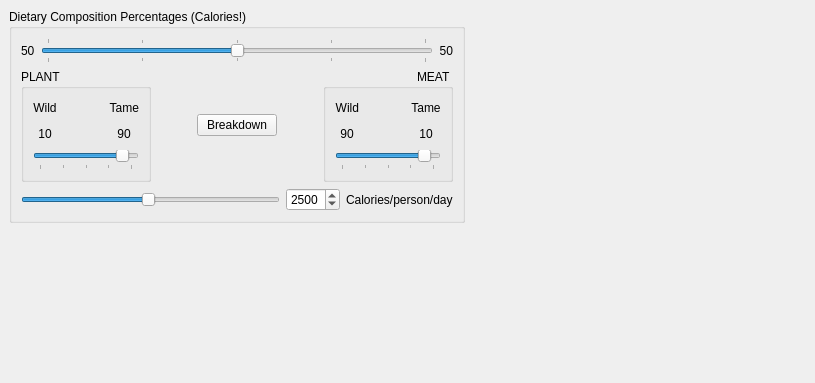
     <widget class="QWidget" name="tab_3" >
      <attribute name="title" >
       <string>Diet</string>
      </attribute>
      <layout class="QGridLayout" >
       <property name="margin" >
        <number>9</number>
       </property>
       <property name="spacing" >
        <number>6</number>
       </property>
       <item row="0" column="1" >
        <spacer>
         <property name="orientation" >
          <enum>Qt::Horizontal</enum>
         </property>
         <property name="sizeHint" >
          <size>
           <width>341</width>
           <height>20</height>
          </size>
         </property>
        </spacer>
       </item>
       <item row="1" column="0" >
        <spacer>
         <property name="orientation" >
          <enum>Qt::Vertical</enum>
         </property>
         <property name="sizeHint" >
          <size>
           <width>20</width>
           <height>151</height>
          </size>
         </property>
        </spacer>
       </item>
       <item row="0" column="0" >
        <widget class="QGroupBox" name="diet_comp_box" >
         <property name="title" >
          <string>Dietary Composition Percentages (Calories!)</string>
         </property>
         <layout class="QVBoxLayout" >
          <property name="margin" >
           <number>9</number>
          </property>
          <property name="spacing" >
           <number>6</number>
          </property>
          <item>
           <layout class="QHBoxLayout" >
            <property name="margin" >
             <number>0</number>
            </property>
            <property name="spacing" >
             <number>6</number>
            </property>
            <item>
             <widget class="QLabel" name="plantpercent" >
              <property name="text" >
               <string>50</string>
              </property>
             </widget>
            </item>
            <item>
             <widget class="QSlider" name="dietslider" >
              <property name="toolTip" >
               <string>&lt;html>&lt;head>&lt;meta name="qrichtext" content="1" />&lt;style type="text/css">
p, li { white-space: pre-wrap; }
&lt;/style>&lt;/head>&lt;body style=" font-family:'Sans Serif'; font-size:9pt; font-weight:400; font-style:normal; text-decoration:none;">
&lt;p style=" margin-top:0px; margin-bottom:0px; margin-left:0px; margin-right:0px; -qt-block-indent:0; text-indent:0px;">Adjust this slider to set the ratio of Plant:Meat plants in the diet (calories)&lt;/p>&lt;/body>&lt;/html></string>
              </property>
              <property name="maximum" >
               <number>100</number>
              </property>
              <property name="singleStep" >
               <number>1</number>
              </property>
              <property name="pageStep" >
               <number>1</number>
              </property>
              <property name="value" >
               <number>50</number>
              </property>
              <property name="sliderPosition" >
               <number>50</number>
              </property>
              <property name="orientation" >
               <enum>Qt::Horizontal</enum>
              </property>
              <property name="tickPosition" >
               <enum>QSlider::TicksBothSides</enum>
              </property>
              <property name="tickInterval" >
               <number>25</number>
              </property>
             </widget>
            </item>
            <item>
             <widget class="QLabel" name="meatpercent" >
              <property name="text" >
               <string>50</string>
              </property>
              <property name="alignment" >
               <set>Qt::AlignRight|Qt::AlignTrailing|Qt::AlignVCenter</set>
              </property>
             </widget>
            </item>
           </layout>
          </item>
          <item>
           <layout class="QHBoxLayout" >
            <property name="margin" >
             <number>0</number>
            </property>
            <property name="spacing" >
             <number>6</number>
            </property>
            <item>
             <widget class="QGroupBox" name="groupplantpercent" >
              <property name="title" >
               <string>PLANT</string>
              </property>
              <layout class="QGridLayout" >
               <property name="margin" >
                <number>9</number>
               </property>
               <property name="spacing" >
                <number>6</number>
               </property>
               <item row="1" column="1" >
                <spacer>
                 <property name="orientation" >
                  <enum>Qt::Horizontal</enum>
                 </property>
                 <property name="sizeHint" >
                  <size>
                   <width>40</width>
                   <height>20</height>
                  </size>
                 </property>
                </spacer>
               </item>
               <item row="1" column="2" >
                <widget class="QLabel" name="planttamepercent" >
                 <property name="text" >
                  <string>90</string>
                 </property>
                 <property name="alignment" >
                  <set>Qt::AlignCenter</set>
                 </property>
                </widget>
               </item>
               <item row="2" column="0" colspan="3" >
                <widget class="QSlider" name="plantslider" >
                 <property name="toolTip" >
                  <string>&lt;html>&lt;head>&lt;meta name="qrichtext" content="1" />&lt;style type="text/css">
p, li { white-space: pre-wrap; }
&lt;/style>&lt;/head>&lt;body style=" font-family:'Sans Serif'; font-size:9pt; font-weight:400; font-style:normal; text-decoration:none;">
&lt;p style=" margin-top:0px; margin-bottom:0px; margin-left:0px; margin-right:0px; -qt-block-indent:0; text-indent:0px;">Adjust this slider to set the ratio of Wild:Tame plants in the diet (calories)&lt;/p>&lt;/body>&lt;/html></string>
                 </property>
                 <property name="maximum" >
                  <number>100</number>
                 </property>
                 <property name="singleStep" >
                  <number>1</number>
                 </property>
                 <property name="pageStep" >
                  <number>1</number>
                 </property>
                 <property name="value" >
                  <number>90</number>
                 </property>
                 <property name="sliderPosition" >
                  <number>90</number>
                 </property>
                 <property name="orientation" >
                  <enum>Qt::Horizontal</enum>
                 </property>
                 <property name="tickPosition" >
                  <enum>QSlider::TicksBelow</enum>
                 </property>
                 <property name="tickInterval" >
                  <number>25</number>
                 </property>
                </widget>
               </item>
               <item row="1" column="0" >
                <widget class="QLabel" name="plantwildpercent" >
                 <property name="text" >
                  <string>10</string>
                 </property>
                 <property name="alignment" >
                  <set>Qt::AlignCenter</set>
                 </property>
                </widget>
               </item>
               <item row="0" column="0" >
                <widget class="QLabel" name="label_9" >
                 <property name="text" >
                  <string>Wild</string>
                 </property>
                 <property name="alignment" >
                  <set>Qt::AlignCenter</set>
                 </property>
                </widget>
               </item>
               <item row="0" column="2" >
                <widget class="QLabel" name="label_11" >
                 <property name="text" >
                  <string>Tame</string>
                 </property>
                 <property name="alignment" >
                  <set>Qt::AlignRight|Qt::AlignTrailing|Qt::AlignVCenter</set>
                 </property>
                </widget>
               </item>
               <item row="0" column="1" >
                <spacer>
                 <property name="orientation" >
                  <enum>Qt::Horizontal</enum>
                 </property>
                 <property name="sizeHint" >
                  <size>
                   <width>40</width>
                   <height>20</height>
                  </size>
                 </property>
                </spacer>
               </item>
              </layout>
             </widget>
            </item>
            <item>
             <spacer>
              <property name="orientation" >
               <enum>Qt::Horizontal</enum>
              </property>
              <property name="sizeHint" >
               <size>
                <width>40</width>
                <height>20</height>
               </size>
              </property>
             </spacer>
            </item>
            <item>
             <widget class="QPushButton" name="pushButton" >
              <property name="text" >
               <string>Breakdown</string>
              </property>
             </widget>
            </item>
            <item>
             <spacer>
              <property name="orientation" >
               <enum>Qt::Horizontal</enum>
              </property>
              <property name="sizeHint" >
               <size>
                <width>40</width>
                <height>20</height>
               </size>
              </property>
             </spacer>
            </item>
            <item>
             <widget class="QGroupBox" name="groupmeatpercent" >
              <property name="layoutDirection" >
               <enum>Qt::RightToLeft</enum>
              </property>
              <property name="title" >
               <string>MEAT</string>
              </property>
              <layout class="QGridLayout" >
               <property name="margin" >
                <number>9</number>
               </property>
               <property name="spacing" >
                <number>6</number>
               </property>
               <item row="0" column="0" >
                <widget class="QLabel" name="label_14" >
                 <property name="text" >
                  <string>Tame</string>
                 </property>
                 <property name="alignment" >
                  <set>Qt::AlignCenter</set>
                 </property>
                </widget>
               </item>
               <item row="1" column="1" >
                <spacer>
                 <property name="orientation" >
                  <enum>Qt::Horizontal</enum>
                 </property>
                 <property name="sizeHint" >
                  <size>
                   <width>40</width>
                   <height>20</height>
                  </size>
                 </property>
                </spacer>
               </item>
               <item row="1" column="2" >
                <widget class="QLabel" name="meatwildpercent" >
                 <property name="text" >
                  <string>90</string>
                 </property>
                 <property name="alignment" >
                  <set>Qt::AlignCenter</set>
                 </property>
                </widget>
               </item>
               <item row="0" column="2" >
                <widget class="QLabel" name="label_13" >
                 <property name="text" >
                  <string>Wild</string>
                 </property>
                 <property name="alignment" >
                  <set>Qt::AlignRight|Qt::AlignTrailing|Qt::AlignVCenter</set>
                 </property>
                </widget>
               </item>
               <item row="1" column="0" >
                <widget class="QLabel" name="meattamepercent" >
                 <property name="layoutDirection" >
                  <enum>Qt::LeftToRight</enum>
                 </property>
                 <property name="text" >
                  <string>10</string>
                 </property>
                 <property name="alignment" >
                  <set>Qt::AlignCenter</set>
                 </property>
                </widget>
               </item>
               <item row="2" column="0" colspan="3" >
                <widget class="QSlider" name="meatslider" >
                 <property name="toolTip" >
                  <string>&lt;html>&lt;head>&lt;meta name="qrichtext" content="1" />&lt;style type="text/css">
p, li { white-space: pre-wrap; }
&lt;/style>&lt;/head>&lt;body style=" font-family:'Sans Serif'; font-size:9pt; font-weight:400; font-style:normal; text-decoration:none;">
&lt;p style=" margin-top:0px; margin-bottom:0px; margin-left:0px; margin-right:0px; -qt-block-indent:0; text-indent:0px;">Adjust this slider to set the ratio of Wild:Tame animals in the diet (calories)&lt;/p>&lt;/body>&lt;/html></string>
                 </property>
                 <property name="layoutDirection" >
                  <enum>Qt::LeftToRight</enum>
                 </property>
                 <property name="maximum" >
                  <number>100</number>
                 </property>
                 <property name="singleStep" >
                  <number>1</number>
                 </property>
                 <property name="pageStep" >
                  <number>1</number>
                 </property>
                 <property name="value" >
                  <number>90</number>
                 </property>
                 <property name="sliderPosition" >
                  <number>90</number>
                 </property>
                 <property name="orientation" >
                  <enum>Qt::Horizontal</enum>
                 </property>
                 <property name="tickPosition" >
                  <enum>QSlider::TicksBelow</enum>
                 </property>
                 <property name="tickInterval" >
                  <number>25</number>
                 </property>
                </widget>
               </item>
               <item row="0" column="1" >
                <spacer>
                 <property name="orientation" >
                  <enum>Qt::Horizontal</enum>
                 </property>
                 <property name="sizeHint" >
                  <size>
                   <width>40</width>
                   <height>20</height>
                  </size>
                 </property>
                </spacer>
               </item>
              </layout>
             </widget>
            </item>
           </layout>
          </item>
          <item>
           <layout class="QHBoxLayout" >
            <property name="margin" >
             <number>0</number>
            </property>
            <property name="spacing" >
             <number>6</number>
            </property>
            <item>
             <widget class="QSlider" name="calorieslider" >
              <property name="cursor" >
               <cursor>5</cursor>
              </property>
              <property name="toolTip" >
               <string>&lt;html>&lt;head>&lt;meta name="qrichtext" content="1" />&lt;style type="text/css">
p, li { white-space: pre-wrap; }
&lt;/style>&lt;/head>&lt;body style=" font-family:'Sans Serif'; font-size:9pt; font-weight:400; font-style:normal; text-decoration:none;">
&lt;p style=" margin-top:0px; margin-bottom:0px; margin-left:0px; margin-right:0px; -qt-block-indent:0; text-indent:0px;">Quickly adjust Calories/person/day&lt;/p>&lt;/body>&lt;/html></string>
              </property>
              <property name="maximum" >
               <number>5000</number>
              </property>
              <property name="singleStep" >
               <number>10</number>
              </property>
              <property name="pageStep" >
               <number>50</number>
              </property>
              <property name="value" >
               <number>2460</number>
              </property>
              <property name="sliderPosition" >
               <number>2460</number>
              </property>
              <property name="orientation" >
               <enum>Qt::Horizontal</enum>
              </property>
             </widget>
            </item>
            <item>
             <widget class="QSpinBox" name="dailycalories" >
              <property name="toolTip" >
               <string>&lt;html>&lt;head>&lt;meta name="qrichtext" content="1" />&lt;style type="text/css">
p, li { white-space: pre-wrap; }
&lt;/style>&lt;/head>&lt;body style=" font-family:'Sans Serif'; font-size:9pt; font-weight:400; font-style:normal; text-decoration:none;">
&lt;p style=" margin-top:0px; margin-bottom:0px; margin-left:0px; margin-right:0px; -qt-block-indent:0; text-indent:0px;">Set the average number of calories per day required per person&lt;/p>&lt;/body>&lt;/html></string>
              </property>
              <property name="whatsThis" >
               <string>&lt;html>&lt;head>&lt;meta name="qrichtext" content="1" />&lt;style type="text/css">
p, li { white-space: pre-wrap; }
&lt;/style>&lt;/head>&lt;body style=" font-family:'Sans Serif'; font-size:9pt; font-weight:400; font-style:normal; text-decoration:none;">
&lt;p style=" margin-top:0px; margin-bottom:0px; margin-left:0px; margin-right:0px; -qt-block-indent:0; text-indent:0px;">This figure is an average only.  In the future, I hope to be able to implement a feature whereby the human population is modelled, and account for different requirements of men, adult women, pregnant women, lactating women, and children.&lt;/p>&lt;/body>&lt;/html></string>
              </property>
              <property name="maximum" >
               <number>5000</number>
              </property>
              <property name="minimum" >
               <number>1</number>
              </property>
              <property name="singleStep" >
               <number>1</number>
              </property>
              <property name="value" >
               <number>2500</number>
              </property>
             </widget>
            </item>
            <item>
             <widget class="QLabel" name="label6" >
              <property name="toolTip" >
               <string>&lt;html>&lt;head>&lt;meta name="qrichtext" content="1" />&lt;style type="text/css">
p, li { white-space: pre-wrap; }
&lt;/style>&lt;/head>&lt;body style=" font-family:'Sans Serif'; font-size:9pt; font-weight:400; font-style:normal; text-decoration:none;">
&lt;p style=" margin-top:0px; margin-bottom:0px; margin-left:0px; margin-right:0px; -qt-block-indent:0; text-indent:0px;">Average requirements for each individual&lt;/p>&lt;/body>&lt;/html></string>
              </property>
              <property name="whatsThis" >
               <string>&lt;html>&lt;head>&lt;meta name="qrichtext" content="1" />&lt;style type="text/css">
p, li { white-space: pre-wrap; }
&lt;/style>&lt;/head>&lt;body style=" font-family:'Sans Serif'; font-size:9pt; font-weight:400; font-style:normal; text-decoration:none;">
&lt;p style=" margin-top:0px; margin-bottom:0px; margin-left:0px; margin-right:0px; -qt-block-indent:0; text-indent:0px;">This figure is an average only.  In the future, I hope to be able to implement a feature whereby the human population is modelled, and account for different requirements of men, adult women, pregnant women, lactating women, and children.&lt;/p>&lt;/body>&lt;/html></string>
              </property>
              <property name="text" >
               <string>Calories/person/day</string>
              </property>
              <property name="wordWrap" >
               <bool>false</bool>
              </property>
             </widget>
            </item>
           </layout>
          </item>
         </layout>
        </widget>
       </item>
      </layout>
     </widget>
